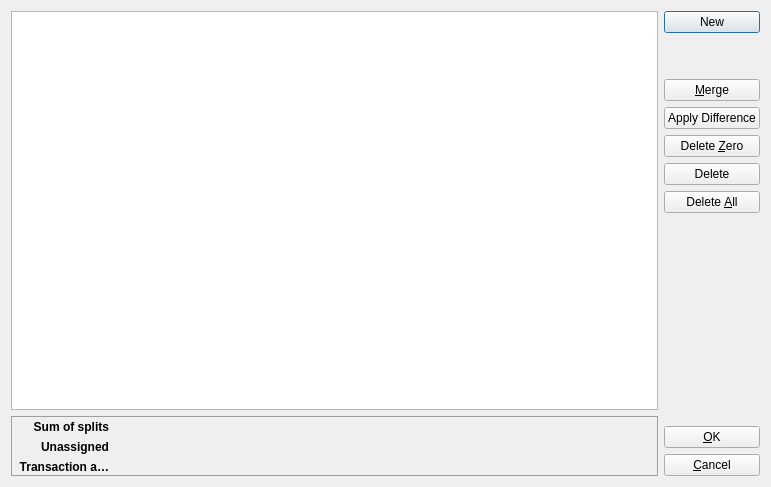
<?xml version="1.0" encoding="UTF-8"?>
<ui version="4.0">
 <class>SplitDialog</class>
 <widget class="QDialog" name="SplitDialog">
  <property name="geometry">
   <rect>
    <x>0</x>
    <y>0</y>
    <width>771</width>
    <height>487</height>
   </rect>
  </property>
  <property name="windowTitle">
   <string>Split editor</string>
  </property>
  <layout class="QHBoxLayout" name="horizontalLayout">
   <item>
    <layout class="QVBoxLayout" name="splitsLayout" stretch="10,1">
     <item>
      <widget class="SplitView" name="splitView"/>
     </item>
     <item>
      <widget class="QTableWidget" name="summaryView">
       <property name="enabled">
        <bool>false</bool>
       </property>
       <property name="sizePolicy">
        <sizepolicy hsizetype="Expanding" vsizetype="MinimumExpanding">
         <horstretch>0</horstretch>
         <verstretch>0</verstretch>
        </sizepolicy>
       </property>
       <property name="minimumSize">
        <size>
         <width>0</width>
         <height>60</height>
        </size>
       </property>
       <property name="palette">
        <palette>
         <active>
          <colorrole role="WindowText">
           <brush brushstyle="SolidPattern">
            <color alpha="255">
             <red>0</red>
             <green>0</green>
             <blue>0</blue>
            </color>
           </brush>
          </colorrole>
          <colorrole role="Button">
           <brush brushstyle="SolidPattern">
            <color alpha="255">
             <red>207</red>
             <green>204</green>
             <blue>201</blue>
            </color>
           </brush>
          </colorrole>
          <colorrole role="Light">
           <brush brushstyle="SolidPattern">
            <color alpha="255">
             <red>255</red>
             <green>255</green>
             <blue>255</blue>
            </color>
           </brush>
          </colorrole>
          <colorrole role="Midlight">
           <brush brushstyle="SolidPattern">
            <color alpha="255">
             <red>231</red>
             <green>229</green>
             <blue>228</blue>
            </color>
           </brush>
          </colorrole>
          <colorrole role="Dark">
           <brush brushstyle="SolidPattern">
            <color alpha="255">
             <red>103</red>
             <green>102</green>
             <blue>100</blue>
            </color>
           </brush>
          </colorrole>
          <colorrole role="Mid">
           <brush brushstyle="SolidPattern">
            <color alpha="255">
             <red>138</red>
             <green>136</green>
             <blue>134</blue>
            </color>
           </brush>
          </colorrole>
          <colorrole role="Text">
           <brush brushstyle="SolidPattern">
            <color alpha="255">
             <red>0</red>
             <green>0</green>
             <blue>0</blue>
            </color>
           </brush>
          </colorrole>
          <colorrole role="BrightText">
           <brush brushstyle="SolidPattern">
            <color alpha="255">
             <red>255</red>
             <green>255</green>
             <blue>255</blue>
            </color>
           </brush>
          </colorrole>
          <colorrole role="ButtonText">
           <brush brushstyle="SolidPattern">
            <color alpha="255">
             <red>0</red>
             <green>0</green>
             <blue>0</blue>
            </color>
           </brush>
          </colorrole>
          <colorrole role="Base">
           <brush brushstyle="SolidPattern">
            <color alpha="0">
             <red>255</red>
             <green>255</green>
             <blue>255</blue>
            </color>
           </brush>
          </colorrole>
          <colorrole role="Window">
           <brush brushstyle="SolidPattern">
            <color alpha="255">
             <red>207</red>
             <green>204</green>
             <blue>201</blue>
            </color>
           </brush>
          </colorrole>
          <colorrole role="Shadow">
           <brush brushstyle="SolidPattern">
            <color alpha="255">
             <red>0</red>
             <green>0</green>
             <blue>0</blue>
            </color>
           </brush>
          </colorrole>
          <colorrole role="AlternateBase">
           <brush brushstyle="SolidPattern">
            <color alpha="255">
             <red>231</red>
             <green>229</green>
             <blue>228</blue>
            </color>
           </brush>
          </colorrole>
          <colorrole role="ToolTipBase">
           <brush brushstyle="SolidPattern">
            <color alpha="255">
             <red>255</red>
             <green>255</green>
             <blue>220</blue>
            </color>
           </brush>
          </colorrole>
          <colorrole role="ToolTipText">
           <brush brushstyle="SolidPattern">
            <color alpha="255">
             <red>0</red>
             <green>0</green>
             <blue>0</blue>
            </color>
           </brush>
          </colorrole>
          <colorrole role="PlaceholderText">
           <brush brushstyle="NoBrush">
            <color alpha="128">
             <red>0</red>
             <green>0</green>
             <blue>0</blue>
            </color>
           </brush>
          </colorrole>
         </active>
         <inactive>
          <colorrole role="WindowText">
           <brush brushstyle="SolidPattern">
            <color alpha="255">
             <red>0</red>
             <green>0</green>
             <blue>0</blue>
            </color>
           </brush>
          </colorrole>
          <colorrole role="Button">
           <brush brushstyle="SolidPattern">
            <color alpha="255">
             <red>207</red>
             <green>204</green>
             <blue>201</blue>
            </color>
           </brush>
          </colorrole>
          <colorrole role="Light">
           <brush brushstyle="SolidPattern">
            <color alpha="255">
             <red>255</red>
             <green>255</green>
             <blue>255</blue>
            </color>
           </brush>
          </colorrole>
          <colorrole role="Midlight">
           <brush brushstyle="SolidPattern">
            <color alpha="255">
             <red>231</red>
             <green>229</green>
             <blue>228</blue>
            </color>
           </brush>
          </colorrole>
          <colorrole role="Dark">
           <brush brushstyle="SolidPattern">
            <color alpha="255">
             <red>103</red>
             <green>102</green>
             <blue>100</blue>
            </color>
           </brush>
          </colorrole>
          <colorrole role="Mid">
           <brush brushstyle="SolidPattern">
            <color alpha="255">
             <red>138</red>
             <green>136</green>
             <blue>134</blue>
            </color>
           </brush>
          </colorrole>
          <colorrole role="Text">
           <brush brushstyle="SolidPattern">
            <color alpha="255">
             <red>0</red>
             <green>0</green>
             <blue>0</blue>
            </color>
           </brush>
          </colorrole>
          <colorrole role="BrightText">
           <brush brushstyle="SolidPattern">
            <color alpha="255">
             <red>255</red>
             <green>255</green>
             <blue>255</blue>
            </color>
           </brush>
          </colorrole>
          <colorrole role="ButtonText">
           <brush brushstyle="SolidPattern">
            <color alpha="255">
             <red>0</red>
             <green>0</green>
             <blue>0</blue>
            </color>
           </brush>
          </colorrole>
          <colorrole role="Base">
           <brush brushstyle="SolidPattern">
            <color alpha="0">
             <red>255</red>
             <green>255</green>
             <blue>255</blue>
            </color>
           </brush>
          </colorrole>
          <colorrole role="Window">
           <brush brushstyle="SolidPattern">
            <color alpha="255">
             <red>207</red>
             <green>204</green>
             <blue>201</blue>
            </color>
           </brush>
          </colorrole>
          <colorrole role="Shadow">
           <brush brushstyle="SolidPattern">
            <color alpha="255">
             <red>0</red>
             <green>0</green>
             <blue>0</blue>
            </color>
           </brush>
          </colorrole>
          <colorrole role="AlternateBase">
           <brush brushstyle="SolidPattern">
            <color alpha="255">
             <red>231</red>
             <green>229</green>
             <blue>228</blue>
            </color>
           </brush>
          </colorrole>
          <colorrole role="ToolTipBase">
           <brush brushstyle="SolidPattern">
            <color alpha="255">
             <red>255</red>
             <green>255</green>
             <blue>220</blue>
            </color>
           </brush>
          </colorrole>
          <colorrole role="ToolTipText">
           <brush brushstyle="SolidPattern">
            <color alpha="255">
             <red>0</red>
             <green>0</green>
             <blue>0</blue>
            </color>
           </brush>
          </colorrole>
          <colorrole role="PlaceholderText">
           <brush brushstyle="NoBrush">
            <color alpha="128">
             <red>0</red>
             <green>0</green>
             <blue>0</blue>
            </color>
           </brush>
          </colorrole>
         </inactive>
         <disabled>
          <colorrole role="WindowText">
           <brush brushstyle="SolidPattern">
            <color alpha="255">
             <red>103</red>
             <green>102</green>
             <blue>100</blue>
            </color>
           </brush>
          </colorrole>
          <colorrole role="Button">
           <brush brushstyle="SolidPattern">
            <color alpha="255">
             <red>207</red>
             <green>204</green>
             <blue>201</blue>
            </color>
           </brush>
          </colorrole>
          <colorrole role="Light">
           <brush brushstyle="SolidPattern">
            <color alpha="255">
             <red>255</red>
             <green>255</green>
             <blue>255</blue>
            </color>
           </brush>
          </colorrole>
          <colorrole role="Midlight">
           <brush brushstyle="SolidPattern">
            <color alpha="255">
             <red>231</red>
             <green>229</green>
             <blue>228</blue>
            </color>
           </brush>
          </colorrole>
          <colorrole role="Dark">
           <brush brushstyle="SolidPattern">
            <color alpha="255">
             <red>103</red>
             <green>102</green>
             <blue>100</blue>
            </color>
           </brush>
          </colorrole>
          <colorrole role="Mid">
           <brush brushstyle="SolidPattern">
            <color alpha="255">
             <red>138</red>
             <green>136</green>
             <blue>134</blue>
            </color>
           </brush>
          </colorrole>
          <colorrole role="Text">
           <brush brushstyle="SolidPattern">
            <color alpha="255">
             <red>0</red>
             <green>0</green>
             <blue>0</blue>
            </color>
           </brush>
          </colorrole>
          <colorrole role="BrightText">
           <brush brushstyle="SolidPattern">
            <color alpha="255">
             <red>255</red>
             <green>255</green>
             <blue>255</blue>
            </color>
           </brush>
          </colorrole>
          <colorrole role="ButtonText">
           <brush brushstyle="SolidPattern">
            <color alpha="255">
             <red>103</red>
             <green>102</green>
             <blue>100</blue>
            </color>
           </brush>
          </colorrole>
          <colorrole role="Base">
           <brush brushstyle="SolidPattern">
            <color alpha="0">
             <red>207</red>
             <green>204</green>
             <blue>201</blue>
            </color>
           </brush>
          </colorrole>
          <colorrole role="Window">
           <brush brushstyle="SolidPattern">
            <color alpha="255">
             <red>207</red>
             <green>204</green>
             <blue>201</blue>
            </color>
           </brush>
          </colorrole>
          <colorrole role="Shadow">
           <brush brushstyle="SolidPattern">
            <color alpha="255">
             <red>0</red>
             <green>0</green>
             <blue>0</blue>
            </color>
           </brush>
          </colorrole>
          <colorrole role="AlternateBase">
           <brush brushstyle="SolidPattern">
            <color alpha="255">
             <red>207</red>
             <green>204</green>
             <blue>201</blue>
            </color>
           </brush>
          </colorrole>
          <colorrole role="ToolTipBase">
           <brush brushstyle="SolidPattern">
            <color alpha="255">
             <red>255</red>
             <green>255</green>
             <blue>220</blue>
            </color>
           </brush>
          </colorrole>
          <colorrole role="ToolTipText">
           <brush brushstyle="SolidPattern">
            <color alpha="255">
             <red>0</red>
             <green>0</green>
             <blue>0</blue>
            </color>
           </brush>
          </colorrole>
          <colorrole role="PlaceholderText">
           <brush brushstyle="NoBrush">
            <color alpha="128">
             <red>0</red>
             <green>0</green>
             <blue>0</blue>
            </color>
           </brush>
          </colorrole>
         </disabled>
        </palette>
       </property>
       <property name="font">
        <font>
         <weight>75</weight>
         <bold>true</bold>
        </font>
       </property>
       <property name="frameShadow">
        <enum>QFrame::Raised</enum>
       </property>
       <property name="verticalScrollBarPolicy">
        <enum>Qt::ScrollBarAlwaysOff</enum>
       </property>
       <property name="horizontalScrollBarPolicy">
        <enum>Qt::ScrollBarAlwaysOff</enum>
       </property>
       <property name="selectionMode">
        <enum>QAbstractItemView::NoSelection</enum>
       </property>
       <property name="showGrid">
        <bool>false</bool>
       </property>
       <property name="wordWrap">
        <bool>false</bool>
       </property>
       <attribute name="horizontalHeaderVisible">
        <bool>false</bool>
       </attribute>
       <attribute name="verticalHeaderVisible">
        <bool>false</bool>
       </attribute>
       <attribute name="verticalHeaderMinimumSectionSize">
        <number>20</number>
       </attribute>
       <attribute name="verticalHeaderDefaultSectionSize">
        <number>20</number>
       </attribute>
       <row>
        <property name="text">
         <string notr="true">row</string>
        </property>
       </row>
       <row>
        <property name="text">
         <string notr="true">row</string>
        </property>
       </row>
       <row>
        <property name="text">
         <string notr="true">row</string>
        </property>
       </row>
       <column>
        <property name="text">
         <string notr="true">col</string>
        </property>
        <property name="textAlignment">
         <set>AlignLeading|AlignVCenter</set>
        </property>
       </column>
       <column>
        <property name="text">
         <string notr="true">col</string>
        </property>
       </column>
       <item row="0" column="0">
        <property name="text">
         <string>Sum of splits</string>
        </property>
        <property name="textAlignment">
         <set>AlignTrailing|AlignVCenter</set>
        </property>
        <property name="flags">
         <set>NoItemFlags</set>
        </property>
       </item>
       <item row="0" column="1">
        <property name="text">
         <string notr="true"/>
        </property>
        <property name="textAlignment">
         <set>AlignTrailing|AlignVCenter</set>
        </property>
       </item>
       <item row="1" column="0">
        <property name="text">
         <string notr="true">Unassigned</string>
        </property>
        <property name="textAlignment">
         <set>AlignTrailing|AlignVCenter</set>
        </property>
        <property name="flags">
         <set>ItemIsEnabled</set>
        </property>
       </item>
       <item row="1" column="1">
        <property name="text">
         <string notr="true"/>
        </property>
        <property name="textAlignment">
         <set>AlignTrailing|AlignVCenter</set>
        </property>
       </item>
       <item row="2" column="0">
        <property name="text">
         <string>Transaction amount</string>
        </property>
        <property name="textAlignment">
         <set>AlignTrailing|AlignVCenter</set>
        </property>
        <property name="flags">
         <set>ItemIsEnabled</set>
        </property>
       </item>
       <item row="2" column="1">
        <property name="text">
         <string notr="true"/>
        </property>
        <property name="textAlignment">
         <set>AlignTrailing|AlignVCenter</set>
        </property>
       </item>
      </widget>
     </item>
    </layout>
   </item>
   <item>
    <widget class="QFrame" name="buttonContainer">
     <property name="frameShape">
      <enum>QFrame::NoFrame</enum>
     </property>
     <property name="frameShadow">
      <enum>QFrame::Plain</enum>
     </property>
     <layout class="QVBoxLayout" name="verticalLayout" stretch="1,0,1,1,1,1,3,1,1,0">
      <property name="leftMargin">
       <number>0</number>
      </property>
      <property name="topMargin">
       <number>0</number>
      </property>
      <property name="rightMargin">
       <number>0</number>
      </property>
      <property name="bottomMargin">
       <number>0</number>
      </property>
      <item>
       <widget class="QPushButton" name="newSplitButton">
        <property name="toolTip">
         <string>Create a new split</string>
        </property>
        <property name="text">
         <string>New</string>
        </property>
       </widget>
      </item>
      <item>
       <spacer name="verticalSpacer_2">
        <property name="orientation">
         <enum>Qt::Vertical</enum>
        </property>
        <property name="sizeHint" stdset="0">
         <size>
          <width>20</width>
          <height>40</height>
         </size>
        </property>
       </spacer>
      </item>
      <item>
       <widget class="QPushButton" name="mergeButton">
        <property name="toolTip">
         <string>Merges splits with the same category to one split</string>
        </property>
        <property name="whatsThis">
         <string>In case you have multiple split entries to the same category and you like to keep them as a single split, press this button. The amount for identical categories will be added and stored in a single split for that category.</string>
        </property>
        <property name="text">
         <string>&amp;Merge</string>
        </property>
       </widget>
      </item>
      <item>
       <widget class="QPushButton" name="adjustUnassigned">
        <property name="toolTip">
         <string>Apply 'Unassigned' or 'Overassigned' amount to the current split.
'Unassigned' amount will be added or 'Overassigned' amount
will be subtracted from the amount of the selected split.</string>
        </property>
        <property name="text">
         <string>Apply Difference</string>
        </property>
       </widget>
      </item>
      <item>
       <widget class="QPushButton" name="deleteZeroButton">
        <property name="toolTip">
         <string>Removes all splits that have a value of zero</string>
        </property>
        <property name="text">
         <string>Delete &amp;Zero</string>
        </property>
       </widget>
      </item>
      <item>
       <widget class="QPushButton" name="deleteButton">
        <property name="text">
         <string>Delete</string>
        </property>
       </widget>
      </item>
      <item>
       <widget class="QPushButton" name="deleteAllButton">
        <property name="toolTip">
         <string>Clear all splits</string>
        </property>
        <property name="whatsThis">
         <string>Use this to delete all splits of this transaction.</string>
        </property>
        <property name="text">
         <string>Delete &amp;All</string>
        </property>
       </widget>
      </item>
      <item>
       <spacer name="verticalSpacer">
        <property name="orientation">
         <enum>Qt::Vertical</enum>
        </property>
        <property name="sizeHint" stdset="0">
         <size>
          <width>20</width>
          <height>280</height>
         </size>
        </property>
       </spacer>
      </item>
      <item>
       <widget class="QPushButton" name="okButton">
        <property name="text">
         <string>&amp;OK</string>
        </property>
       </widget>
      </item>
      <item>
       <widget class="QPushButton" name="cancelButton">
        <property name="text">
         <string>&amp;Cancel</string>
        </property>
       </widget>
      </item>
     </layout>
    </widget>
   </item>
  </layout>
 </widget>
 <customwidgets>
  <customwidget>
   <class>SplitView</class>
   <extends>QTableView</extends>
   <header>splitview.h</header>
  </customwidget>
 </customwidgets>
 <resources/>
 <connections>
  <connection>
   <sender>okButton</sender>
   <signal>clicked()</signal>
   <receiver>SplitDialog</receiver>
   <slot>accept()</slot>
   <hints>
    <hint type="sourcelabel">
     <x>549</x>
     <y>19</y>
    </hint>
    <hint type="destinationlabel">
     <x>502</x>
     <y>330</y>
    </hint>
   </hints>
  </connection>
  <connection>
   <sender>cancelButton</sender>
   <signal>clicked()</signal>
   <receiver>SplitDialog</receiver>
   <slot>reject()</slot>
   <hints>
    <hint type="sourcelabel">
     <x>578</x>
     <y>311</y>
    </hint>
    <hint type="destinationlabel">
     <x>600</x>
     <y>331</y>
    </hint>
   </hints>
  </connection>
 </connections>
</ui>
